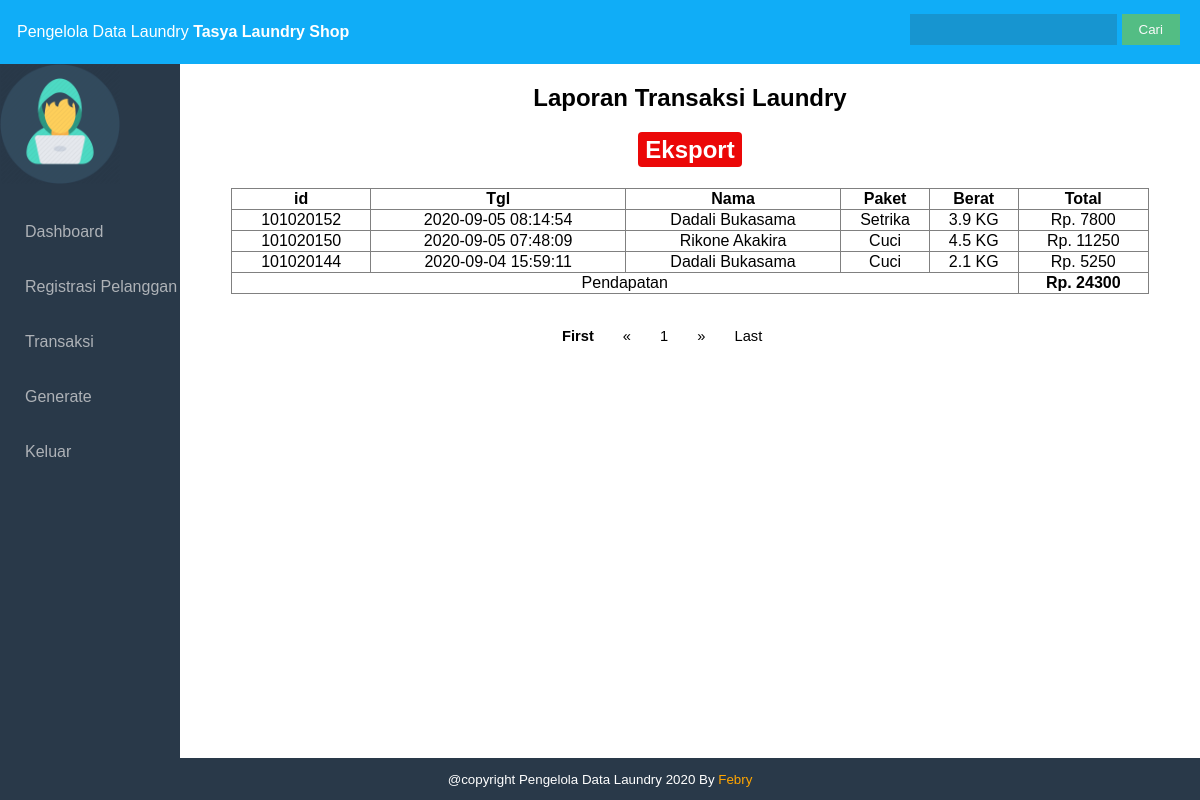
/laundry/kasir/generate.php (signed in), run on the app's committed database.
### tables this page shows
CREATE TABLE `kasir` (
  `id` int(100) NOT NULL,
  `nama_kasir` varchar(100) NOT NULL,
  `tlpn` varchar(100) NOT NULL,
  `username` varchar(100) NOT NULL,
  `password` varchar(100) NOT NULL,
  `id_owner` int(11) NOT NULL,
  `level` varchar(100) NOT NULL
);

CREATE TABLE `owner` (
  `id` int(11) NOT NULL,
  `nama_own` varchar(100) NOT NULL,
  `nama_laundry` varchar(100) NOT NULL,
  `alamat` varchar(100) NOT NULL,
  `tlpn` varchar(100) NOT NULL,
  `username` varchar(100) NOT NULL,
  `password` varchar(100) NOT NULL,
  `level` varchar(100) NOT NULL
);

CREATE TABLE `transaksi` (
  `id` int(11) NOT NULL,
  `id_pelanggan` int(11) NOT NULL,
  `id_input` int(11) NOT NULL,
  `id_paket` int(11) NOT NULL,
  `id_owner` int(100) DEFAULT NULL,
  `berat` float NOT NULL,
  `total` float NOT NULL,
  `tanggal` timestamp NOT NULL DEFAULT current_timestamp() ON UPDATE current_timestamp()
);

CREATE TABLE `pelanggan` (
  `id_pelanggan` int(11) NOT NULL,
  `nama` varchar(30) NOT NULL,
  `alamat` varchar(50) NOT NULL,
  `tlpn` varchar(15) NOT NULL
);

CREATE TABLE `paket` (
  `id` int(100) NOT NULL,
  `paket` varchar(100) NOT NULL,
  `harga` float NOT NULL
);

### laundry/kasir/security.php (called while the page is built, shortened)
<?php
$id = $_SESSION['id'];
$id_owner = $_SESSION['id_owner'];
?>

### laundry/kasir/generate.php (the view, shortened to what this page needs)
<?php
include 'security.php';?>
<!DOCTYPE html>
<html>
<head>
	<link rel="stylesheet" type="text/css" href="style.css">
</head>
<body>
	<div class="wrapper">
		<div class="header">
            <?php include 'header.php'; ?>
		</div>
        <div class="badan">
			<div class="sidebar">
				<?php include 'sidebar.php'; ?>
			</div>
		<div class="content">
        <h2 style="text-align: center">Laporan Transaksi Laundry <p><a href="eksport.php" class="btn-hapus">Eksport</a></p></h2>
        <table border style="border-collapse: collapse; width:90%; text-align:center; margin-left: 5%">
                <thead>
                    <tr>
                        <th>id</th>
                        <th>Tgl</th>
                        <th>Nama</th>
                        <th>Paket</th>
                        <th>Berat</th>
                        <th>Total</th>
                    </tr>
                </thead>
                <tbody>
                <?php
                    $page = (isset($_GET['page']))? $_GET['page'] : 1;
                    $limit = 10;
                  $limit_start = ($page - 1) * $limit;
                    $cari = $_POST['cari'];
                    if($cari != ''){
                        $result  = mysqli_query($koneksi,"SELECT transaksi.tanggal, transaksi.id, pelanggan.nama, paket.paket, transaksi.total ,transaksi.berat FROM transaksi
                        INNER JOIN pelanggan ON pelanggan.id_pelanggan = transaksi.id_pelanggan
                        INNER JOIN paket ON paket.id=transaksi.id_paket
                        INNER JOIN owner ON owner.id=transaksi.id_owner
                        WHERE Id_owner=$id_owner AND transaksi.id LIKE '%$cari%'
                        OR transaksi.tanggal LIKE '%$cari%'
                        OR pelanggan.nama LIKE '%$cari%'
                        OR paket.paket LIKE '%$cari%'
                        OR transaksi.berat LIKE '%$cari%'
                        OR transaksi.total LIKE '%$cari%' order by tanggal DESC LIMIT ".$limit_start.",".$limit." ");
                        }
                    else{
                        $result = mysqli_query($koneksi,"SELECT transaksi.tanggal, transaksi.id, pelanggan.nama, paket.paket, transaksi.total ,transaksi.berat FROM transaksi
                        INNER JOIN pelanggan ON pelanggan.id_pelanggan = transaksi.id_pelanggan
                        INNER JOIN paket ON paket.id=transaksi.id_paket
                        WHERE id_owner=$id_owner order by tanggal DESC LIMIT ".$limit_start.",".$limit." ");
                        }
                    if(mysqli_num_rows($result)){
                    while($isi = mysqli_fetch_array($result) ){
                        ?>
                        <tr>
                            <td><?= $isi['id']; ?></td>
                            <td><?= $isi['tanggal'];?></td>
                            <td><?= $isi['nama']; ?></td>
                            <td><?= $isi['paket']; ?></td>
                            <td><?= $isi['berat'];?> KG</td>
                            <td>Rp. <?= $isi['total']; ?></td>
                        </tr>
                    <?php }}
                    else{
                        echo "<tr><td colspan='6'><p style='text-align: center'>Data Tidak Ditemukan</p></td></tr>";
                        }?>
                        <tr>
                            <td colspan="5">Pendapatan</td>
                            <td><b>Rp. <?php
                            $tot  = mysqli_query($koneksi, "SELECT SUM(total) FROM transaksi WHERE id_owner=$id_owner");
                            $SUM = mysqli_fetch_assoc($tot);
                            echo $SUM['SUM(total)'];
                        ?></b></td>
                        </tr>
                    </tbody>
                </table>
        <nav class="nav-button">
        <ul>
            <?php
                if($page == 1){
                ?>
                <li><a style="font-weight: bold;">First</a></li>
                <li><a href="#">&laquo;</a></li>
                <?php
                }else{
                $link_prev = ($page > 1)? $page - 1 : 1;
                ?>
                <li><a href="generate.php?page=1">First</a></li>
                <li><a href="generate.php?page=<?php echo $link_prev; ?>">&laquo;</a></li>
                <?php
                }
                ?>
                <?php
                $sql_jml = mysqli_query($koneksi, "SELECT COUNT(*) AS jumlah FROM transaksi");
                $get_jumlah = mysqli_fetch_array($sql_jml);
                $jumlah_page = ceil($get_jumlah['jumlah'] / $limit);
                $jumlah_number = 3;
                $start_number = ($page > $jumlah_number)? $page - $jumlah_number : 1;
                $end_number = ($page < ($jumlah_page - $jumlah_number))? $page + $jumlah_number : $jumlah_page;
                for($i = $start_number; $i <= $end_number; $i++){
                $link_active = ($page == $i)? ' class="active"' : '';
                ?>
                <li <?php echo $link_active; ?>><a href="generate.php?page=<?php echo $i; ?>"><?php echo $i; ?></a></li>
                <?php
                }
                ?>
                <?php
                if($page == $jumlah_page){
                ?>
                <li><a href="#">&raquo;</a></li>
                <li><a href="#">Last</a></li>
                <?php
                }else{
                $link_next = ($page < $jumlah_page)? $page + 1 : $jumlah_page;
                ?>
                <li><a href="generate.php?page=<?php echo $link_next; ?>">&raquo;</a></li>
                <li><a href="generate.php?page=<?php echo $jumlah_page; ?>">Last</a></li>
                <?php
                }
                ?>
            </ul>
            </nav>
        </div>
        <div class="footer">
            <p> @copyright Pengelola Data Laundry 2020 By<a target="_blank" href="https://www.instagram.com/official_febryardyansyah/" style="text-decoration:none; color:orange"> Febry</a></p>
        </div>
	</div>
</body>
</html>

### laundry/kasir/header.php
<?php
    $laundry = mysqli_query($koneksi, "SELECT owner.nama_laundry, kasir.id FROM kasir INNER JOIN owner ON kasir.id_owner=owner.id WHERE kasir.id=$id
    ");
    $p = mysqli_fetch_array($laundry)
    ?>
<div class=" fixed-top">
    <p>Pengelola Data Laundry <b style="text-align :center;"><?php echo $p['nama_laundry']; ?></b></p>
        <form action="" method="POST">
            <input class="search" type="search" name="cari">
            <input class="button" type="submit" value="Cari">
    </form>
</div>

### laundry/kasir/style.css (style rules this page uses)
body { margin: 0; padding: 0; font-family: Arial, Helvetica, sans-serif; }
.header { background-color: #10adf7; position: fixed; top: 0; right: 0; left: 0; z-index: 1030; color: #ffffff; }
.header p { margin-left: 10px; padding: 7px; }
.header form { float: right; margin-top: -50px; margin-right: 20px; }
.header form .search { padding:8px 15px; background:rgba(50, 50, 50, 0.2); color: #ffffff; border:0px solid #ffffffec; }
.header form .button { position:relative; padding:6px 15px; border:2px solid #53bd84; background-color:#53bd84; color:#fafafa; }
.wrapper { width: 100%; height: 100%; }
.badan { margin-top: 64px; width: 100%; height: 80%; }
.badan .sidebar { float: left; width: 15%; height: 900px; background:#293949; position: fixed; z-index: 1; left: 0; }
ul { padding: 0; margin-left: -1 0px; }
ul li { list-style: none; }
ul li a { text-decoration: none; color: #aeb2b7; display: block; padding: 19px 0px 18px 25px; transition: all 200ms ease-in; }
.badan .content { float: right; width: 85%; }
.footer { width: 100%; background: #293949; color: #fff; position: absolute; bottom: 0px; }
.footer p { text-align: center; font-size: 10pt; }
.nav-button { margin-left: 35%; font-size: 11pt; margin-top: 10px; }
.nav-button ul li { display: inline-block; }
.nav-button ul li a { color: #000000; text-decoration: none; }
.btn-hapus { background-color: #eb0808; color: white; padding: 4px 7px; margin: 8px 0; border: none; border-radius: 4px; text-decoration: none; }

### data on the page
kasir: id_owner.nama_laundry "Tasya Laundry Shop"
transaksi: id "101020152", tanggal "2020-09-05 08:14:54", id_pelanggan.nama "Dadali Bukasama", id_paket.paket "Setrika", berat "3.9", total "7800"
transaksi: id "101020150", tanggal "2020-09-05 07:48:09", id_pelanggan.nama "Rikone Akakira", id_paket.paket "Cuci", berat "4.5", total "11250"
transaksi: id "101020144", tanggal "2020-09-04 15:59:11", id_pelanggan.nama "Dadali Bukasama", id_paket.paket "Cuci", berat "2.1", total "5250"

### other printed values
$SUM['SUM(total)'] "24300"
